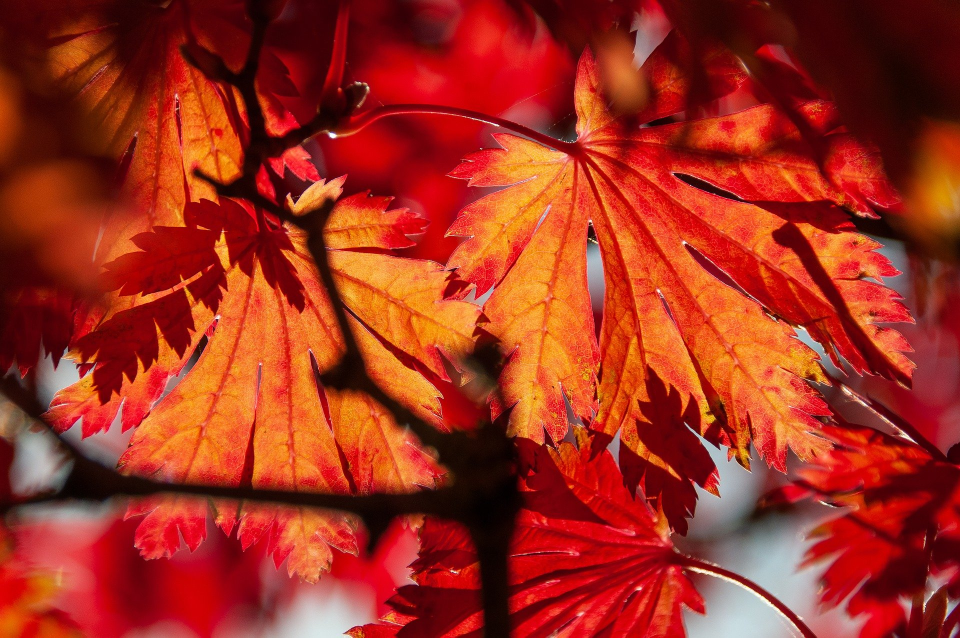
#> input picture OpenCV/img/red.jpg, 1920 x 1275 px (shown at 1/2 size)
$ python print_name.py
#> lines starting #> are read from the running program, lines starting #| are printed output that depends on the picture; after the words box and inside, x2 and y2 are one past the last pixel; in counts of white or black regions, pixels touching at a corner belong together
import cv2
import numpy as np

img = cv2.imread('img/red.jpg', cv2.IMREAD_GRAYSCALE)
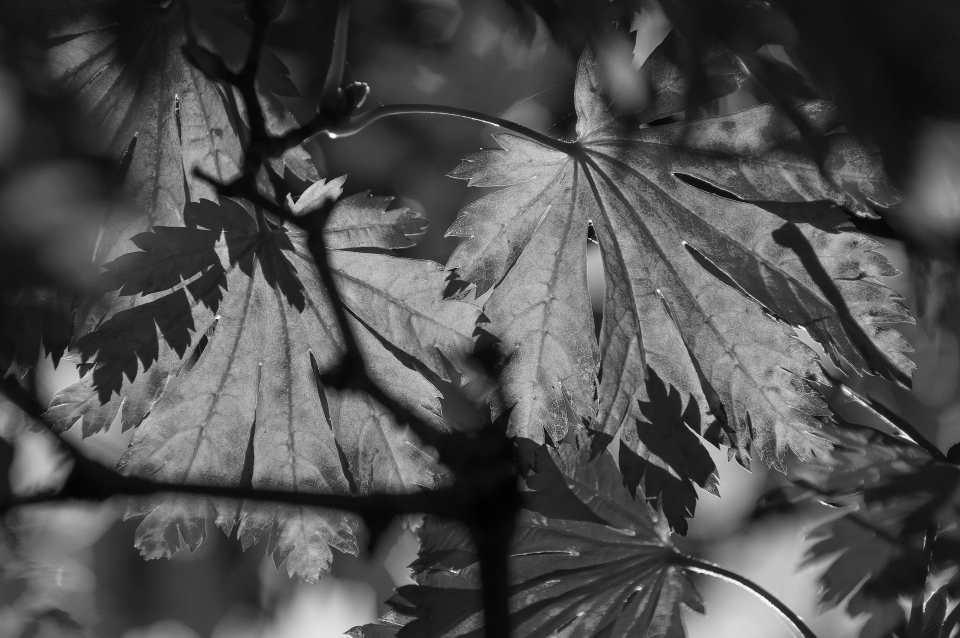
#> img: shape (1275, 1920) (shown at 1/2 size); min 0, max 255, mean 78.8
resize_img = cv2.resize(img, dsize=(300,300), interpolation=cv2.INTER_LINEAR)
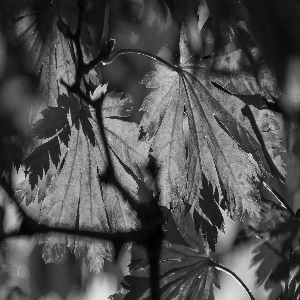
#> resize_img: shape (300, 300); min 0, max 253, mean 78.8

ret, th1 = cv2.threshold(img,0,255,cv2.THRESH_OTSU)
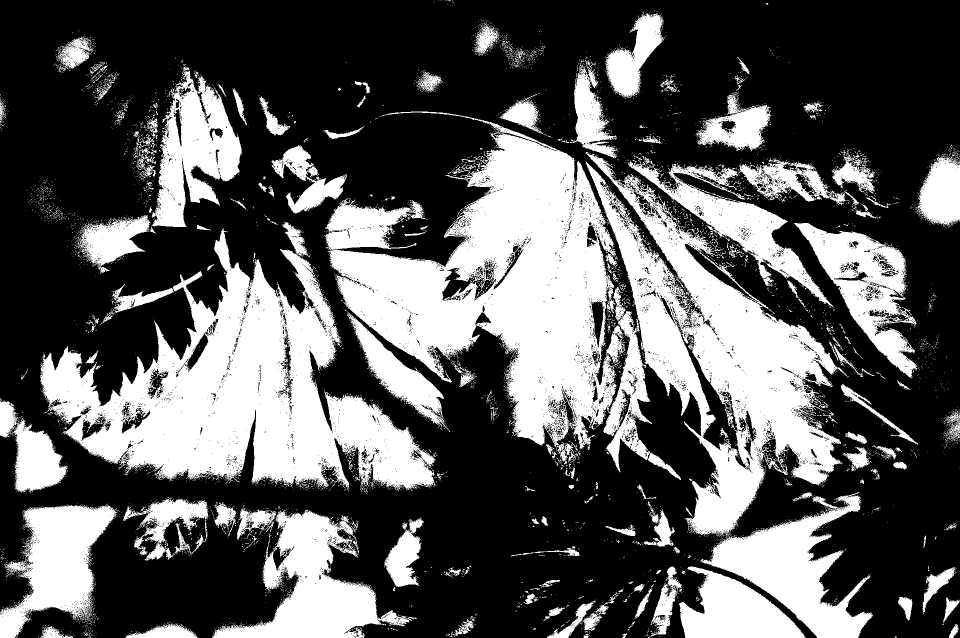
#> th1: shape (1275, 1920) (shown at 1/2 size); 35.5% white; 6214 white regions (5983 under 20 px), largest, box (x1, y1, x2, y2) and area: (650, 223, 1251, 923) 184659, (80, 456, 873, 982) 172143, (1171, 304, 1696, 1074) 126832
#> ret = 92
resize_th1 = cv2.resize(th1, dsize=(300,300), interpolation=cv2.INTER_LINEAR)
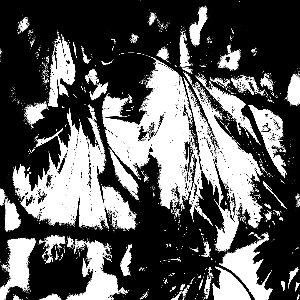
#> resize_th1: shape (300, 300); min 0, max 255, mean 90.6

add = resize_img + resize_th1
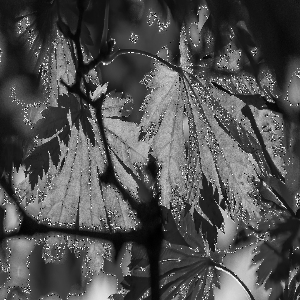
#> add: shape (300, 300); min 0, max 255, mean 80.9
api_add = cv2.subtract(resize_img,resize_th1)
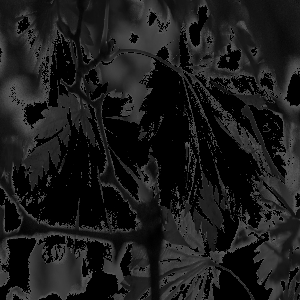
#> api_add: shape (300, 300); min 0, max 92, mean 27.3

cv2.imshow("resize_img", resize_img)
cv2.imshow("th1",resize_th1)

cv2.imshow("add",add)
cv2.imshow("api_add",api_add)

cv2.waitKey(0)
cv2.destroyAllWindows()
